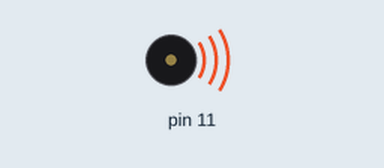
Recording of a sketch running on a simulated Arduino Uno, built with avr-gcc and run on an emulated ATmega328P. Parts: buzzer (waves = sounding).

Above: at 0.1 s.
At 8.8 s:
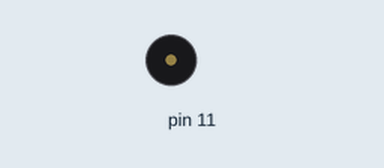
Timing chart, 0 to 10.3 s (numbered marks = the images above):
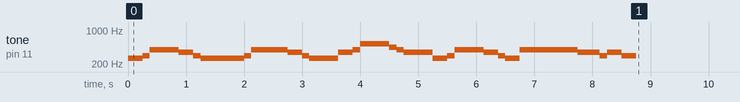

The sketch:

project_Tono_Spiderman.ino
```cpp
void setup(){
    pinMode(11,OUTPUT);
    tone(11,262,250); // write to buzzer
    delay(250);
    tone(11,294,125); // write to buzzer
    delay(125);
    tone(11,392,500); // write to buzzer
    delay(500);
    tone(11,349,250); // write to buzzer
    delay(250);
    tone(11,294,125); // write to buzzer
    delay(125);
    tone(11,262,500); // write to buzzer
    delay(500);
    tone(11,262,250); // write to buzzer
    delay(250);
    tone(11,294,125); // write to buzzer
    delay(125);
    tone(11,392,250); // write to buzzer
    delay(250);
    tone(11,392,250); // write to buzzer
    delay(250);
    tone(11,392,125); // write to buzzer
    delay(125);
    tone(11,349,250); // write to buzzer
    delay(250);
    tone(11,294,125); // write to buzzer
    delay(125);
    tone(11,262,500); // write to buzzer
    delay(500);
    tone(11,349,250); // write to buzzer
    delay(250);
    tone(11,392,125); // write to buzzer
    delay(125);
    tone(11,523,500); // write to buzzer
    delay(500);
    tone(11,440,125); // write to buzzer
    delay(125);
    tone(11,392,125); // write to buzzer
    delay(125);
    tone(11,349,500); // write to buzzer
    delay(500);
    tone(11,262,250); // write to buzzer
    delay(250);
    tone(11,294,125); // write to buzzer
    delay(125);
    tone(11,392,500); // write to buzzer
    delay(500);
    tone(11,349,250); // write to buzzer
    delay(250);
    tone(11,294,125); // write to buzzer
    delay(125);
    tone(11,262,250); // write to buzzer
    delay(250);
    tone(11,392,500); // write to buzzer
    delay(500);
    tone(11,392,500); // write to buzzer
    delay(500);
    tone(11,349,125); // write to buzzer
    delay(125);
    tone(11,349,250); // write to buzzer
    delay(250);
    tone(11,294,125); // write to buzzer
    delay(125);
    tone(11,349,250); // write to buzzer
    delay(250);
    tone(11,294,125); // write to buzzer
    delay(125);
    tone(11,294,125); // write to buzzer
    delay(125);

}

void loop(){


}
```
